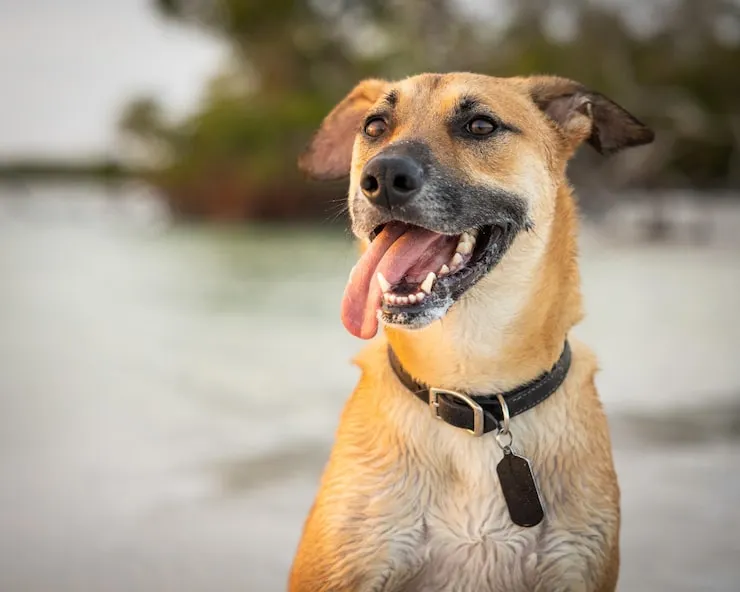
#> input picture dog.jpg, 740 x 592 px
$ jupyter execute exp2.ipynb
#> lines starting #> are read from the running program, lines starting #| are printed output that depends on the picture
[cell 1]
import numpy as np
import cv2
import matplotlib.pyplot as plt

[cell 2]
image= cv2.imread('dog.jpg', cv2.IMREAD_GRAYSCALE)
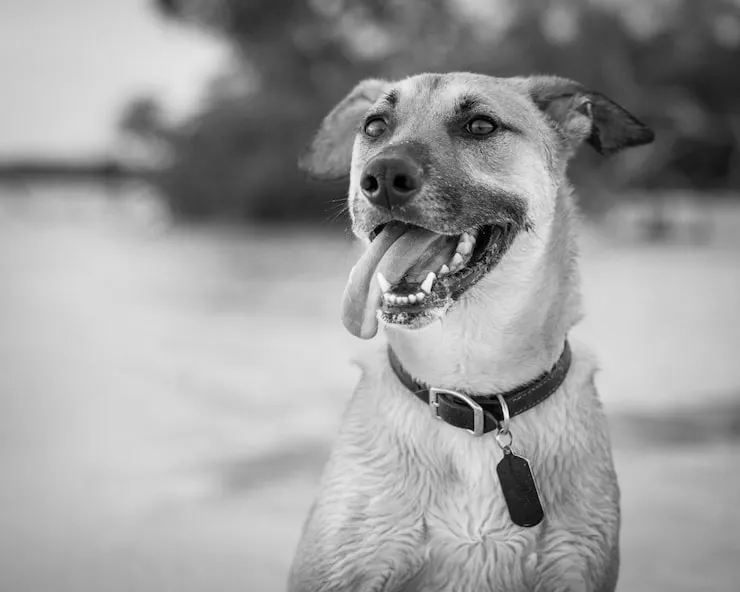
#> image: shape (592, 740); min 0, max 253, mean 156.4
plt.imshow(image, cmap='gray')
cv2.imshow('Original Image', image)

[cell 3]
def add_salt_pepper_noise(image, probability = 0.5):
#> called with probability = 0.1
    noisy = image.copy()

    random_values = np.random.rand(*image.shape)
    noisy[random_values < (probability / 2)] = 0
    noisy[random_values > 1 - (probability / 2)] = 255
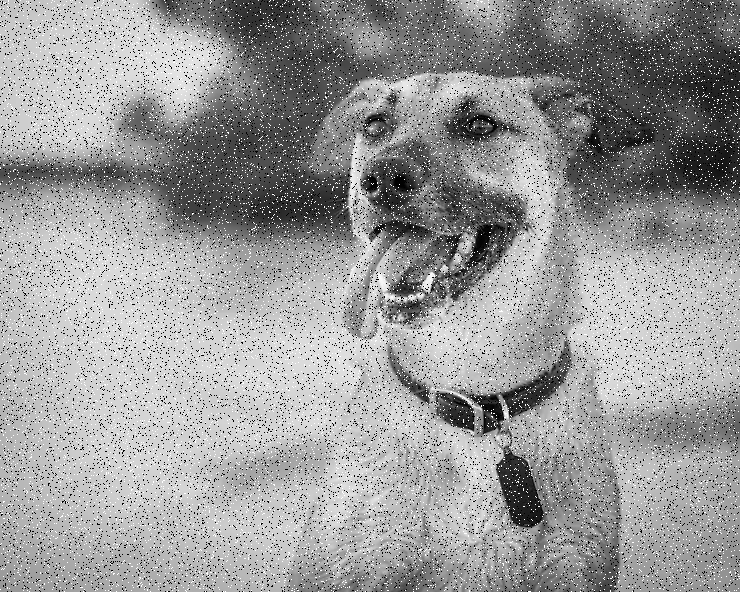
#> noisy: shape (592, 740); min 0, max 255, mean 153.5
    return noisy

[cell 4]
prob = 0.1
noisy = add_salt_pepper_noise(image, prob)
plt.imshow(noisy, cmap='gray')
plt.show()

[cell 5]
rows, cols = noisy.shape
#> rows = 592; cols = 740
result = np.zeros_like(noisy)

# 3x3 Moving Window (Mean Filter)
for i in range(1, rows - 1):
    for j in range(1, cols - 1):
        window = noisy[i-1:i+2, j-1:j+2]   # 3×3 neighborhood
        result[i, j] = np.mean(window)
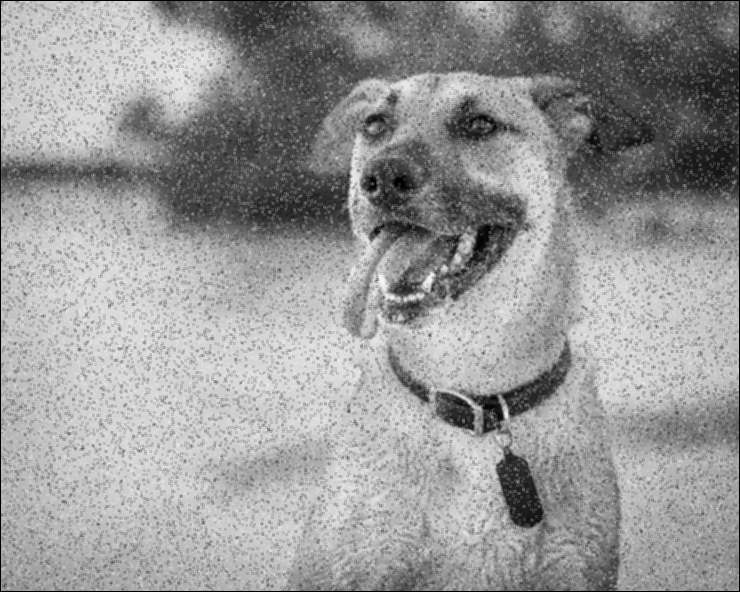
#> result: shape (592, 740); min 0, max 249, mean 152.2

[cell 6]
plt.figure(figsize=(10,5))

plt.subplot(1,2,1)
plt.imshow(noisy, cmap='gray')
plt.title("Noisy Image")
plt.axis("off")

plt.subplot(1,2,2)
plt.imshow(result, cmap='gray')
plt.title("Filtered Image")
plt.axis("off")

plt.show()
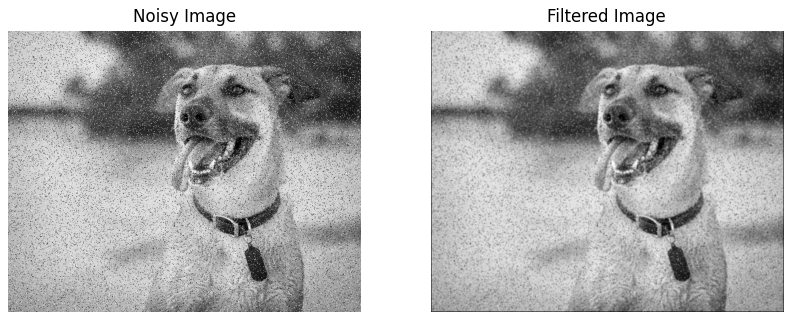
#> figure drawn by matplotlib, 2 panels
